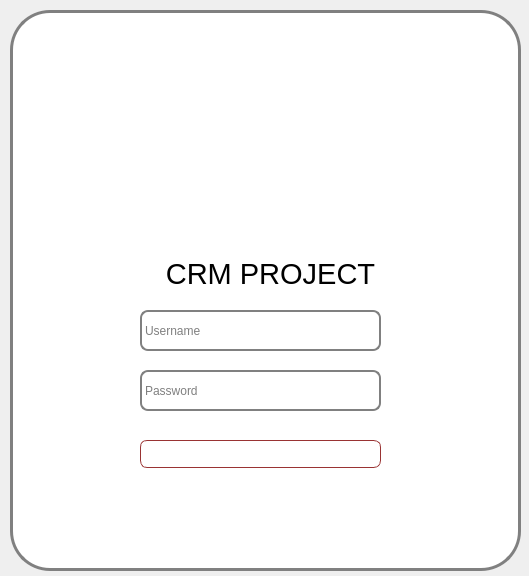
<?xml version="1.0" encoding="UTF-8"?>
<ui version="4.0">
 <class>MainWindow</class>
 <widget class="QMainWindow" name="MainWindow">
  <property name="geometry">
   <rect>
    <x>0</x>
    <y>0</y>
    <width>529</width>
    <height>576</height>
   </rect>
  </property>
  <property name="windowTitle">
   <string>MainWindow</string>
  </property>
  <property name="styleSheet">
   <string notr="true">#MyLoginForm {
background: white;
}


#mainFrame {
border: 3px solid gray;
border-radius: 40px;
background: white;
}</string>
  </property>
  <widget class="QWidget" name="centralwidget">
   <widget class="QFrame" name="mainFrame">
    <property name="geometry">
     <rect>
      <x>10</x>
      <y>10</y>
      <width>511</width>
      <height>561</height>
     </rect>
    </property>
    <property name="styleSheet">
     <string notr="true"/>
    </property>
    <property name="frameShape">
     <enum>QFrame::StyledPanel</enum>
    </property>
    <property name="frameShadow">
     <enum>QFrame::Raised</enum>
    </property>
    <widget class="QLineEdit" name="lineEdit">
     <property name="geometry">
      <rect>
       <x>130</x>
       <y>300</y>
       <width>241</width>
       <height>41</height>
      </rect>
     </property>
     <property name="styleSheet">
      <string notr="true">QLineEdit {
padding: 1px;
border-style: solid;
border: 2px solid gray;
border-radius: 8px;
background-color: white;
}
</string>
     </property>
     <property name="placeholderText">
      <string notr="true">Username</string>
     </property>
    </widget>
    <widget class="QLineEdit" name="lineEdit_3">
     <property name="geometry">
      <rect>
       <x>130</x>
       <y>360</y>
       <width>241</width>
       <height>41</height>
      </rect>
     </property>
     <property name="styleSheet">
      <string notr="true">QLineEdit {
padding: 1px;
border-style: solid;
border: 2px solid gray;
border-radius: 8px;
background-color: white;
}
</string>
     </property>
     <property name="placeholderText">
      <string>Password</string>
     </property>
    </widget>
    <widget class="QPushButton" name="pushButton_2">
     <property name="geometry">
      <rect>
       <x>130</x>
       <y>430</y>
       <width>241</width>
       <height>28</height>
      </rect>
     </property>
     <property name="styleSheet">
      <string notr="true">QPushButton {
    color: white;
    background-color: qlineargradient(x1:0, y1:0, x2:0, y2:1,
                                       stop:0 #ff6666,
                                       stop:0.1 #ff7777,
                                       stop:0.49 #cc3333,
                                       stop:0.5 #bb2244,
                                       stop:1 #cc3333);
    border-width: 1px;
    border-color: #993333;
    border-style: solid;
    border-radius: 7px;
    padding: 3px;
    font-size: 18px;
    padding-left: 5px;
    padding-right: 5px;
    min-width: 100px;
    max-width: 300px;
    min-height: 20px;
    max-height: 20px;
}

QPushButton:hover {
    background-color: qlineargradient(x1:0, y1:0, x2:0, y2:1,
                                       stop:0 #ff8888,
                                       stop:0.1 #ff9999,
                                       stop:0.49 #cc5555,
                                       stop:0.5 #bb3355,
                                       stop:1 #cc5555);
}

QPushButton:pressed {
    background-color: qlineargradient(x1:0, y1:0, x2:0, y2:1,
                                       stop:0 #ff4444,
                                       stop:0.1 #ff5555,
                                       stop:0.49 #cc1111,
                                       stop:0.5 #aa0022,
                                       stop:1 #cc1111);
}
</string>
     </property>
     <property name="text">
      <string>Login</string>
     </property>
    </widget>
    <widget class="QLabel" name="label_3">
     <property name="geometry">
      <rect>
       <x>190</x>
       <y>20</y>
       <width>111</width>
       <height>131</height>
      </rect>
     </property>
     <property name="text">
      <string/>
     </property>
     <property name="pixmap">
      <pixmap>logo1.png</pixmap>
     </property>
     <property name="scaledContents">
      <bool>true</bool>
     </property>
     <property name="alignment">
      <set>Qt::AlignBottom|Qt::AlignLeading|Qt::AlignLeft</set>
     </property>
    </widget>
    <widget class="QLabel" name="label_4">
     <property name="geometry">
      <rect>
       <x>100</x>
       <y>150</y>
       <width>301</width>
       <height>101</height>
      </rect>
     </property>
     <property name="text">
      <string/>
     </property>
     <property name="pixmap">
      <pixmap>logo2.png</pixmap>
     </property>
     <property name="scaledContents">
      <bool>true</bool>
     </property>
     <property name="alignment">
      <set>Qt::AlignBottom|Qt::AlignLeading|Qt::AlignLeft</set>
     </property>
    </widget>
    <widget class="QLabel" name="label">
     <property name="geometry">
      <rect>
       <x>50</x>
       <y>239</y>
       <width>421</width>
       <height>51</height>
      </rect>
     </property>
     <property name="text">
      <string>&lt;html&gt;&lt;head/&gt;&lt;body&gt;&lt;p align=&quot;center&quot;&gt;&lt;span style=&quot; font-size:22pt;&quot;&gt;CRM PROJECT&lt;/span&gt;&lt;/p&gt;&lt;/body&gt;&lt;/html&gt;</string>
     </property>
    </widget>
   </widget>
  </widget>
 </widget>
 <tabstops>
  <tabstop>lineEdit</tabstop>
  <tabstop>lineEdit_3</tabstop>
  <tabstop>pushButton_2</tabstop>
 </tabstops>
 <resources/>
 <connections/>
</ui>
